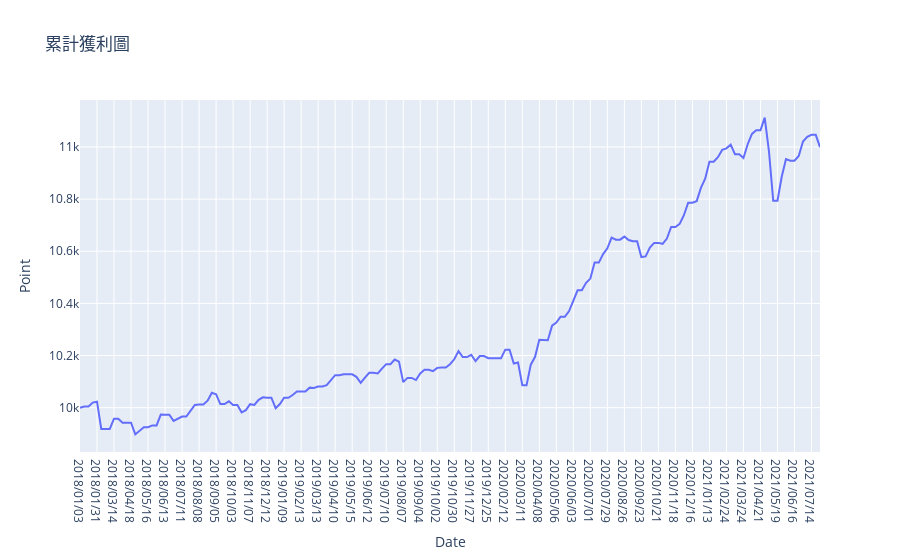

Here is the notebook cell this chart was saved with:
### Code cell
result_df_list ,all_result_df = merge_result_df(result_df_list)
weights_list,c = monte_carlo_get_efficiency_frontier(all_result_df,initial_amount = 10000,risk_free = 0.01,n_times = 10000)
portfolio_df = get_efficent_portfolio(result_df_list,c)
visualize_portfolio_df(portfolio_df)

### Figure 1 — Plotly figure (JSON) as saved in the notebook; plotly's stock layout.template omitted (floating-point values rounded to 4 significant figures; data arrays with more than 128 entries replaced by an {"elided": "..."} marker saying what was removed)
{"data": [{"type": "scatter", "x": {"elided": "175 str values"}, "y": {"elided": "175 float values"}}], "layout": {"title": {"text": "累計獲利圖"}, "xaxis": {"title": {"text": "Date"}}, "yaxis": {"title": {"text": "Point"}}}}
